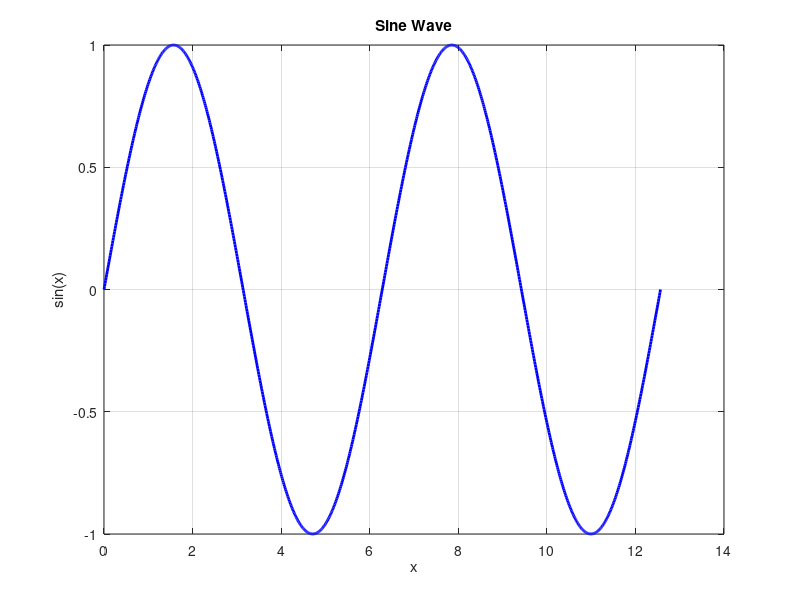

Write the MATLAB code that produced this figure.
% This script plots a sine wave
x = linspace(0, 4*pi, 1000);
y = sin(x);
plot(x, y, 'b-', 'LineWidth', 2);
xlabel('x');
ylabel('sin(x)');
title('Sine Wave');
grid on;
